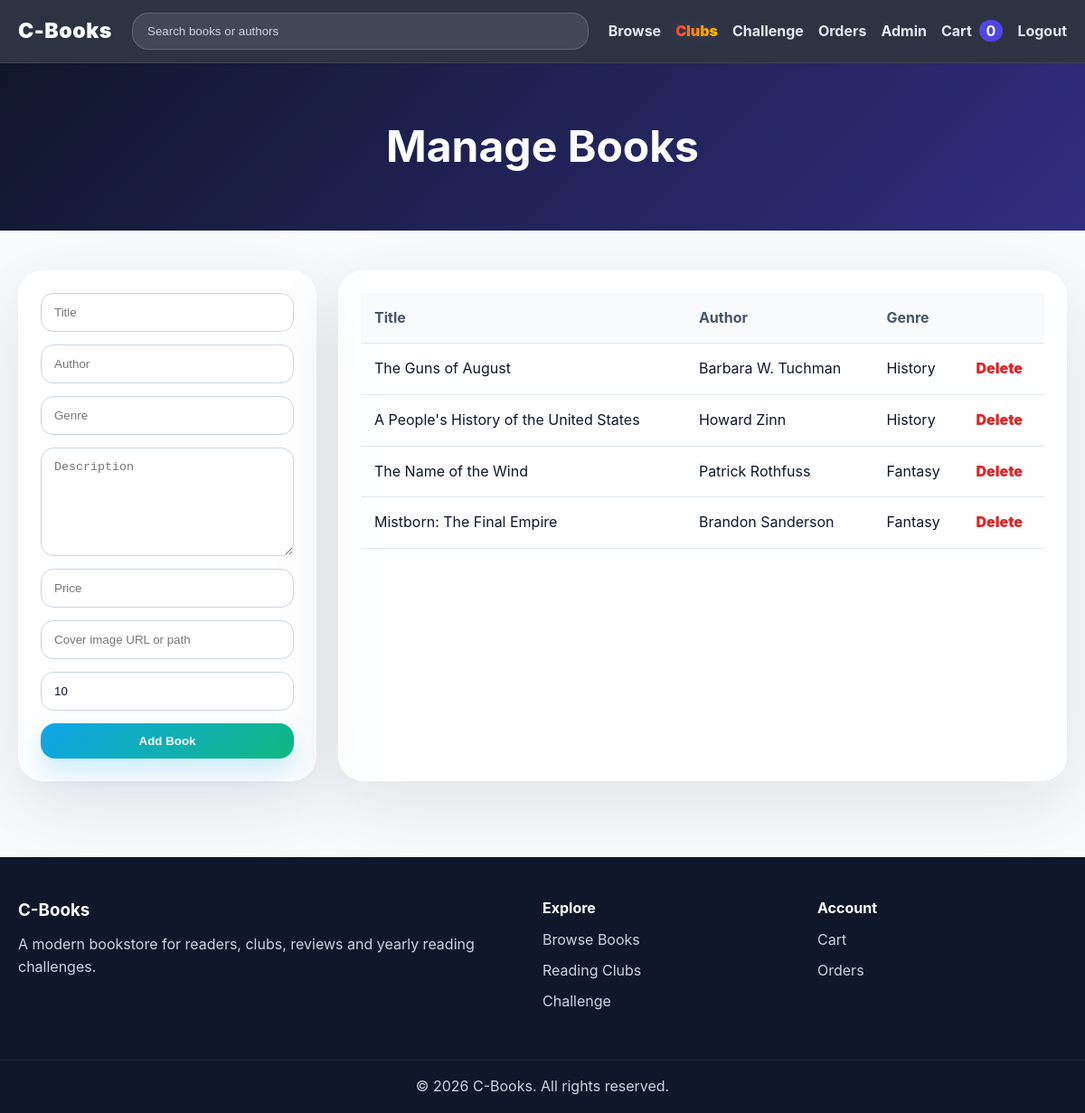
Screenshot of /admin/books (signed in) with the database file from the repository.
### tables this page shows
CREATE TABLE IF NOT EXISTS books (
  id INT AUTO_INCREMENT PRIMARY KEY,
  title VARCHAR(180) NOT NULL,
  author VARCHAR(140) NOT NULL,
  genre VARCHAR(80) NOT NULL,
  description TEXT,
  price DECIMAL(10,2) NOT NULL DEFAULT 0,
  cover_image VARCHAR(255),
  stock INT DEFAULT 0,
  created_at TIMESTAMP DEFAULT CURRENT_TIMESTAMP
);

### controllers/AdminController.php (called while the page is built, shortened)
<?php
require_once 'models/Book.php';
class AdminController
{
    private $bookModel;
    public function __construct()
    {
        global $pdo;
        $this->bookModel = new Book($pdo);
    }
    public function books()
    {
        $books = $this->bookModel->getAll();
        require 'views/admin/books.php';
    }
}

### index.php (called while the page is built, shortened)
<?php
require_once 'includes/helpers.php';
$url = $_GET['url'] ?? '';
$url = trim($url, '/');
$parts = explode('/', $url);
$controllerKey = $parts[0] ?? 'home';
$action = $parts[1] ?? null;
$params = array_slice($parts, 2);
$routes = [
    'home' => ['BookController', 'index'],
    'books' => ['BookController', $action ?: 'browse'],
    'auth' => ['AuthController', $action ?: 'login'],
    'cart' => ['CartController', $action ?: 'index'],
    'orders' => ['OrderController', $action ?: 'history'],
    'clubs' => ['ClubController', $action ?: 'list'],
    'challenges' => ['ChallengeController', $action ?: 'index'],
    'reviews' => ['ReviewController', $action ?: 'submit'],
    'admin' => ['AdminController', $action ?: 'dashboard'],
    'errors' => ['ErrorController', $action ?: 'notFound']
];
[$controllerName, $method] = $routes[$controllerKey];
$controller = new $controllerName();
call_user_func_array([$controller, $method], $params);

### includes/helpers.php (called while the page is built, shortened)
<?php
function e($data)
{
    return htmlspecialchars((string)$data, ENT_QUOTES, 'UTF-8');
}
function isLoggedIn()
{
    return isset($_SESSION['user_id']);
}
function isAdmin()
{
    return isset($_SESSION['role']) && $_SESSION['role'] === 'admin';
}
function asset($path)
{
    return BASE_URL . '/assets/' . ltrim($path, '/');
}
function url($path = '')
{
    return BASE_URL . '/' . ltrim($path, '/');
}

### models/Book.php (called while the page is built, shortened)
<?php
class Book
{
    private $pdo;
    public function __construct($pdo)
    {
        $this->pdo = $pdo;
    }
    public function getAll($limit = null)
    {
        $sql = 'SELECT * FROM books ORDER BY created_at DESC';
        return $this->pdo->query($sql)->fetchAll();
    }
}

### views/admin/books.php (the view)
<?php require 'views/layouts/header.php'; ?>
<section class="page-hero compact"><h1>Manage Books</h1></section>
<section class="section admin-layout">
<form class="panel-form glass-card" method="POST"><input type="hidden" name="action" value="add"><input name="title" placeholder="Title" required><input name="author" placeholder="Author" required><input name="genre" placeholder="Genre" required><textarea name="description" placeholder="Description"></textarea><input type="number" step="0.01" name="price" placeholder="Price" required><input name="cover_image" placeholder="Cover image URL or path"><input type="number" name="stock" placeholder="Stock" value="10"><button class="btn">Add Book</button></form>
<div class="table-card glass-card"><table class="cart-table"><tr><th>Title</th><th>Author</th><th>Genre</th><th></th></tr><?php foreach ($books as $b): ?><tr><td><?= e($b['title']) ?></td><td><?= e($b['author']) ?></td><td><?= e($b['genre']) ?></td><td><a class="danger-link" href="<?= url('admin/deleteBook/' . $b['id']) ?>">Delete</a></td></tr><?php endforeach; ?></table></div>
</section>
<?php require 'views/layouts/footer.php'; ?>

### views/layouts/header.php (shortened to what this page needs)
<!DOCTYPE html>
<html lang="en">
<head>
    <link rel="stylesheet" href="<?= asset('css/style.css') ?>">
</head>
<body>
<header class="site-header">
    <nav class="navbar">
        <a class="logo" href="<?= url('home') ?>">C-Books</a>
        <div class="nav-search">
            <input id="searchInput" class="search-input" type="search" placeholder="Search books or authors">
        </div>
        <div class="nav-links" id="navLinks">
            <a href="<?= url('books/browse') ?>">Browse</a>
            <?php if (isLoggedIn()): ?>
                <a class="rainbow-link" href="<?= url('clubs/list') ?>">Clubs</a>
                <a href="<?= url('challenges') ?>">Challenge</a>
                <a href="<?= url('orders/history') ?>">Orders</a>
                <?php if (isAdmin()): ?><a href="<?= url('admin/dashboard') ?>">Admin</a><?php endif; ?>
                <a class="cart-link" href="<?= url('cart') ?>">Cart <span id="cartCount">0</span></a>
                <a href="<?= url('auth/logout') ?>">Logout</a>
            <?php else: ?>
                <a href="<?= url('auth/login') ?>">Login</a>
                <a class="btn btn-small" href="<?= url('auth/register') ?>">Register</a>
            <?php endif; ?>
        </div>
    </nav>
</header>
<main>

### views/layouts/footer.php (shortened to what this page needs)
</main>
<footer class="footer">
    <div class="footer-grid">
        <div>
            <h3>C-Books</h3>
            <p>A modern bookstore for readers, clubs, reviews and yearly reading challenges.</p>
        </div>
        <div>
            <h4>Explore</h4>
            <a href="<?= url('books/browse') ?>">Browse Books</a>
            <a href="<?= url('clubs/list') ?>">Reading Clubs</a>
            <a href="<?= url('challenges') ?>">Challenge</a>
        </div>
        <div>
            <h4>Account</h4>
            <?php if (isLoggedIn()): ?>
                <a href="<?= url('cart') ?>">Cart</a>
                <a href="<?= url('orders/history') ?>">Orders</a>
            <?php else: ?>
                <a href="<?= url('auth/login') ?>">Login</a>
                <a href="<?= url('auth/register') ?>">Register</a>
            <?php endif; ?>
        </div>
    </div>
    <div class="footer-bottom">© <?= date('Y') ?> C-Books. All rights reserved.</div>
</footer>
</body>
</html>

### assets/css/style.css (style rules this page uses)
* { box-sizing:border-box;margin:0;padding:0 }
html { scroll-behavior:smooth }
body { font-family:Inter,"Segoe UI",Arial,sans-serif;background:#f8fafc;color:#0f172a;line-height:1.6 }
a { text-decoration:none;color:inherit }
main { min-height:70vh }
.site-header { position:sticky;top:0;z-index:1000;background:rgba(15,23,42,.88);backdrop-filter:blur(18px);border-bottom:1px solid rgba(255,255,255,.08) }
.navbar { max-width:1240px;margin:auto;display:flex;align-items:center;gap:22px;padding:14px 20px }
.logo { font-size:1.45rem;font-weight:900;letter-spacing:.5px;color:#fff }
.nav-search { position:relative;flex:1 }
.search-input { width:100%;border:1px solid rgba(255,255,255,.16);background:rgba(255,255,255,.1);color:#fff;padding:12px 16px;border-radius:18px;outline:none }
.search-input::placeholder { color:#cbd5e1 }
.nav-links { display:flex;align-items:center;gap:16px;color:#e2e8f0;font-weight:700 }
.cart-link span { background:#4f46e5;color:#fff;padding:2px 8px;border-radius:999px;margin-left:4px }
.btn { display:inline-flex;align-items:center;justify-content:center;border:0;border-radius:16px;background:linear-gradient(135deg,#4f46e5,#7c3aed);color:#fff;padding:12px 20px;font-weight:800;cursor:pointer;box-shadow:0 14px 30px rgba(79,70,229,.25);transition:.25s }
.glass-card { background:rgba(255,255,255,.78);border:1px solid rgba(255,255,255,.64);box-shadow:0 24px 80px rgba(15,23,42,.1);backdrop-filter:blur(16px);border-radius:28px }
.section { max-width:1240px;margin:auto;padding:44px 20px }
.page-hero { padding:54px 20px;text-align:center;background:linear-gradient(135deg,#0f172a,#312e81);color:#fff }
.page-hero.compact h1 { font-size:clamp(2rem,4vw,3.4rem) }
.filter-card,.checkout-card,.summary-card,.info-panel,.cart-panel,.table-card,.panel-form { padding:24px }
.filter-card form,.panel-form,.auth-form,.checkout-card { display:flex;flex-direction:column;gap:14px }
input,select,textarea { width:100%;padding:13px 14px;border:1px solid #cbd5e1;border-radius:14px;background:#fff;color:#0f172a;outline:none }
textarea { min-height:120px;resize:vertical }
.cart-table { width:100%;border-collapse:collapse;min-width:720px }
.cart-table th,.cart-table td { padding:15px;text-align:left;border-bottom:1px solid #e2e8f0 }
.cart-table th { color:#475569;background:#f8fafc }
.danger-link { color:#dc2626;font-weight:900 }
.footer { background:#0f172a;color:#cbd5e1;margin-top:40px }
.footer-grid { max-width:1240px;margin:auto;padding:44px 20px;display:grid;grid-template-columns:2fr 1fr 1fr;gap:28px }
.footer h3,.footer h4 { color:#fff;margin-bottom:10px }
.footer a { display:block;margin:8px 0;color:#cbd5e1 }
.footer-bottom { text-align:center;border-top:1px solid rgba(255,255,255,.08);padding:16px }
.admin-layout { display:grid;grid-template-columns:330px 1fr;gap:24px }
.btn { background:linear-gradient(135deg,#0ea5e9,#10b981);box-shadow:0 14px 30px rgba(14,165,233,.22) }
.rainbow-text,.rainbow-link { background:linear-gradient(90deg,#ff3b30,#ff9500,#ffcc00,#34c759,#00c7be,#007aff,#af52de,#ff2d55);background-size:400% 400%;-webkit-background-clip:text;background-clip:text;color:transparent;animation:rainbowShift 4s linear infinite;text-shadow:0 0 18px rgba(255,255,255,.16) }
.rainbow-link { font-weight:900 }

### rows the page displays
books: title "The Guns of August", author "Barbara W. Tuchman", genre "History"
books: title "A People's History of the United States", author "Howard Zinn", genre "History"
books: title "The Name of the Wind", author "Patrick Rothfuss", genre "Fantasy"
books: title "Mistborn: The Final Empire", author "Brandon Sanderson", genre "Fantasy"
